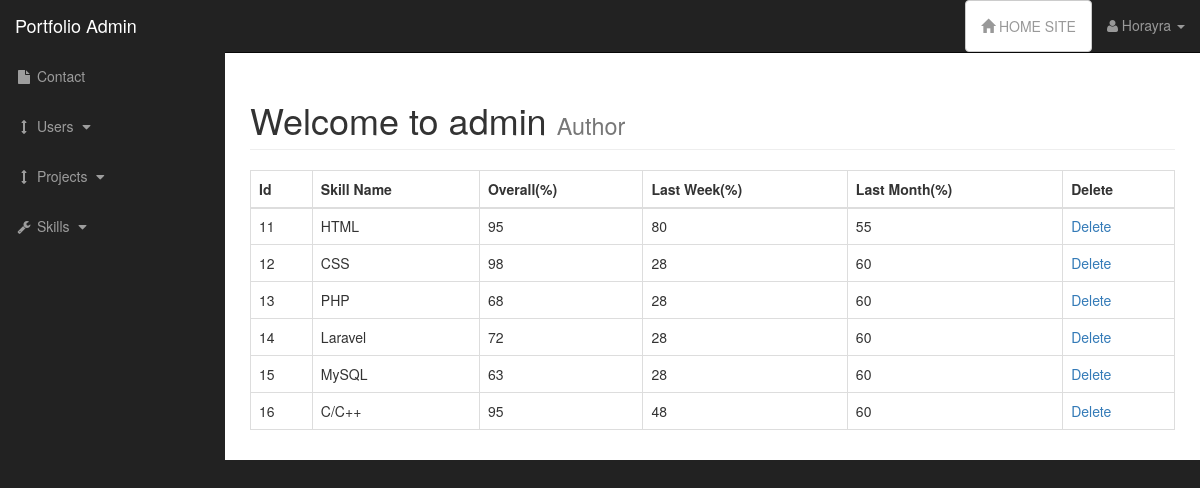
/admin/view_skill.php, run on the app's committed database.
### tables this page shows
CREATE TABLE `skill` (
  `skill_id` int(11) NOT NULL,
  `skill_name` varchar(255) NOT NULL,
  `overall` int(11) NOT NULL,
  `last_week` int(11) NOT NULL,
  `last_month` int(11) NOT NULL
);

### admin/view_skill.php (the view, shortened to what this page needs)
<?php include "../includes/db.php"; ?>
<?php include "includes/admin_header.php";?>
<div id="wrapper">
<?php include "includes/admin_navigation.php";?>
<div id="page-wrapper">
    <div class="container-fluid">
        <div class="row">
            <div class="col-lg-12">
                <h1 class="page-header">
                    Welcome to admin
                    <small>Author</small>
                </h1>
<table class="table table-bordered table-hover">
    <thead>
        <tr>
            <th>Id</th>
            <th>Skill Name</th>
            <th>Overall(%)</th>
            <th>Last Week(%)</th>
            <th>Last Month(%)</th>
            <th>Delete</th>
        </tr>
    </thead>
 <tbody>
        <tr>
         <?php
        $query = "SELECT * FROM skill ";
        $select_skill = mysqli_query($connection, $query);
        while($row = mysqli_fetch_assoc($select_skill))
        {
            $skill_id = $row['skill_id'];
            $skill_name = $row['skill_name'];
            $overall = $row['overall'];
            $last_week = $row['last_week'];
            $last_month = $row['last_month'];
            echo "<tr>";
            echo"<td>$skill_id</td>";
            echo"<td>$skill_name</td>";
            echo"<td>$overall</td>";
            echo"<td>$last_week</td>";
            echo"<td>$last_month</td>";
            echo "<td><a href='view_skill.php?delete=$skill_id'>Delete</a></td>";
            echo "</tr>";
        } ?>
    </tbody>
</table>
            </div>
        </div>
    </div>
</div>
<?php include "includes/admin_footer.php";?>

### admin/css/sb-admin.css (style rules this page uses)
body { margin-top: 100px; background-color: #222; }
@media (min-width:768px) { body { margin-top: 50px; } }
#wrapper { padding-left: 0; }
#page-wrapper { width: 100%; padding: 0; background-color: #fff; }
@media (min-width:768px) { #wrapper { padding-left: 225px; } }
@media (min-width:768px) { #page-wrapper { padding: 10px; } }

### data on the page
skill: skill_id "11", skill_name "HTML", overall "95", last_week "80", last_month "55"
skill: skill_id "12", skill_name "CSS", overall "98", last_week "28", last_month "60"
skill: skill_id "13", skill_name "PHP", overall "68", last_week "28", last_month "60"
skill: skill_id "14", skill_name "Laravel", overall "72", last_week "28", last_month "60"
skill: skill_id "15", skill_name "MySQL", overall "63", last_week "28", last_month "60"
skill: skill_id "16", skill_name "C/C++", overall "95", last_week "48", last_month "60"
